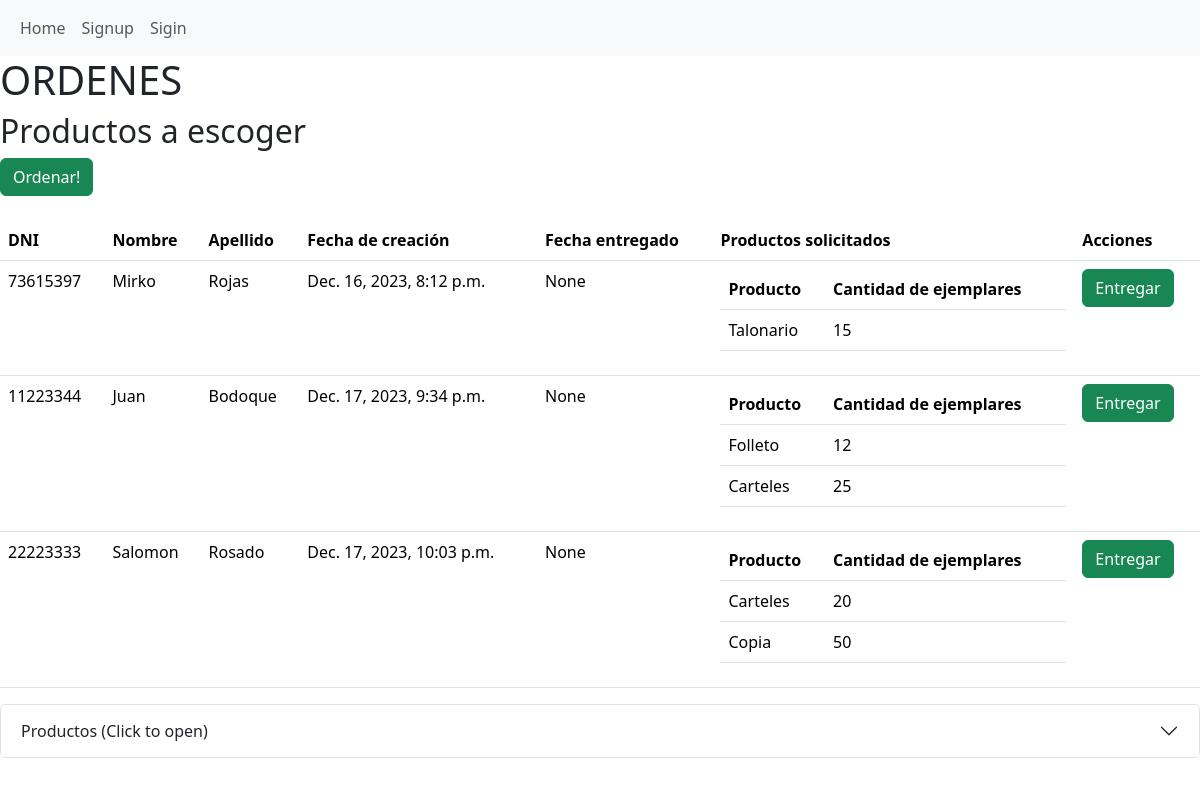
The app's page /ordenes/, older data.
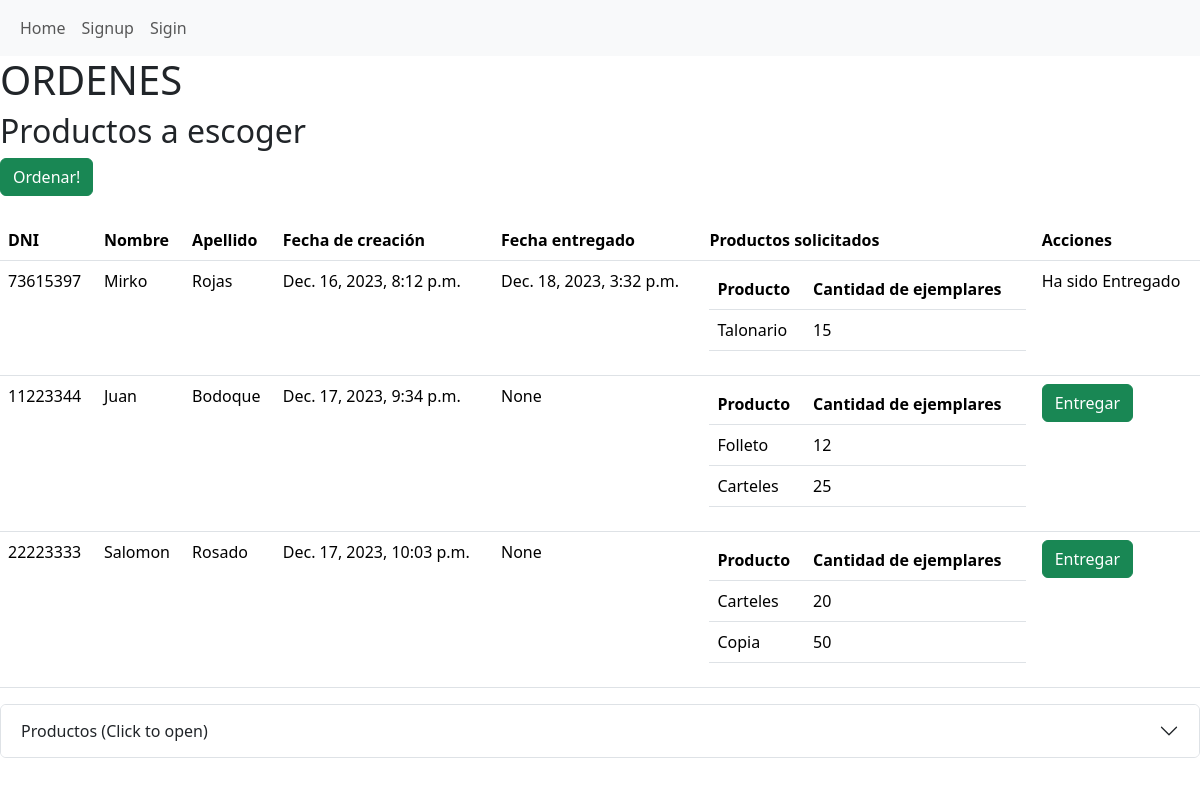
The same page, newer data.
### ordenes/models.py (models this page shows)
class Orden(models.Model):
    nombre_cliente = models.CharField(max_length=100)
    apellido_cliente = models.CharField(max_length=100)
    dni_cliente = models.IntegerField()
    creado = models.DateTimeField(auto_now_add=True)
    user = models.ForeignKey(User,on_delete=models.CASCADE)
    fecha_entrega = models.DateTimeField(null=True)

### ordenes/views.py (the view)
# urls.py: path('ordenes/',orderViews.Ordenes),
def Ordenes(request):
    productosLST = Producto.objects.all()
    productosJSON = serialize('json',productosLST)
    ordenesLST = Orden.objects.all()
    productosEspecificaciones = []
    opcionEspecificaciones = []
    opcionNumEspecificaciones = []
    for producto in productosLST:
        especificaciones=Especificacion.objects.filter(productoespecificacion__fk_id_producto=producto.id)
        objProductoEspecificacion = {'id_producto':producto.id,'especificacionesLST':[]}
        for especificacion in especificaciones:
            opcionesNumericas = OpcionNumerica.objects.filter(opcionnumericaespecificacion__fk_id_especificacion=especificacion.id)
            objOpsNumEspecificacion = {'id_especificacion':especificacion.id,'opciones_numericas':[]}
            opciones = Opcion.objects.filter(opcionespecificacion__fk_id_especificacion=especificacion.id)
            objOpsEspecificacion = {'id_especificacion':especificacion.id,'opciones':[]}
            especificacion_serializada = serialize('json', [especificacion])
            objProductoEspecificacion['especificacionesLST'].append(especificacion_serializada)
            for opcion in opciones:
                opcion_serializada = serialize('json',[opcion])
                objOpsEspecificacion['opciones'].append(opcion_serializada)
            for opcionNumerica in opcionesNumericas:
                opcion_numerica_serializada = serialize('json',[opcionNumerica])
                objOpsNumEspecificacion['opciones_numericas'].append(opcion_numerica_serializada)
            opcionNumEspecificaciones.append(objOpsNumEspecificacion)
            opcionEspecificaciones.append(objOpsEspecificacion)
        productosEspecificaciones.append(objProductoEspecificacion)
    return render(request,'ordenes.html',{'productos':productosLST,
                                          'ordenes':ordenesLST,
                                          'detalleOrdenForm':DetalleOrdenForm,
                                          'productosSerializados':productosJSON,
                                          'especificacionesSerializados':productosEspecificaciones,
                                          'opcionesSerializados':opcionEspecificaciones,
                                          'opcionesNumericasSerializados':opcionNumEspecificaciones})

### ordenes/templates/ordenes.html (shortened to what this page needs)
{% extends 'base.html' %}
{% block content %}
<h1>ORDENES</h1>
<h2>Productos a escoger</h2>
<button class="btn btn-success" onclick="openFormDetalles()">Ordenar!</button>
<br>
<br>
<table class="table">
    <thead>
      <tr>
        <th scope="col">DNI</th>
        <th scope="col">Nombre</th>
        <th scope="col">Apellido</th>
        <th scope="col">Fecha de creación</th>
        <th scope="col">Fecha entregado</th>
        <th scope="col">Productos solicitados</th>
        <th scope="col">Acciones</th>
      </tr>
    </thead>
    <tbody>
      {% for orden in ordenes %}
        <tr>
            <td>{{orden.dni_cliente}}</td>
            <td>{{orden.nombre_cliente}}</td>
            <td>{{orden.apellido_cliente}}</td>
            <td>{{orden.creado}}</td>
            <td>{{orden.fecha_entrega}}</td>
            <td>
                <table class="table">
                    <thead>
                        <tr>
                            <th scope="col">Producto</th>
                            <th scope="col">Cantidad de ejemplares</th>
                        </tr>
                    </thead>
                    <tbody>
                        {% for detalle in orden.detalleorden_set.all %}
                            <tr>
                                <td>
                                    {% if detalle.detalleordenproductoespecificacion_set.all.count > 0 %}
                                        {{detalle.detalleordenproductoespecificacion_set.first.fk_id_producto_especificacion.fk_id_producto.nombre}}
                                    {% endif %}
                                </td>
                                <td>{{ detalle.cantidad_ejemplares }}</td>
                            </tr>
                        {% endfor %}
                    </tbody>
                </table>
            </td>
            <td>
                {% if orden.fecha_entrega != None %}
                    Ha sido Entregado
                {% else %}
                    <a class="btn btn-success" href="send/{{orden.id}}">Entregar</a>
                {% endif %}
            </td>
        </tr>
      {% endfor %}
    </tbody>
  </table>
<div class="accordion" id="accordionProductos">
<div class="accordion-item">
    <h2 class="accordion-header" id="headingProductos">
      <button class="accordion-button collapsed" type="button" data-bs-toggle="collapse" data-bs-target="#div_productos" aria-expanded="true" aria-controls="div_productos">
        Productos (Click to open)
      </button>
    </h2>
  </div>
</div>
{% endblock %}

Row changes from the older to the newer data that the page shows:
changed Orden "Mirko": fecha_entrega "None" → "Dec. 18, 2023, 3:32 p.m."; fecha_entrega "Entregar" → "Ha sido Entregado"
